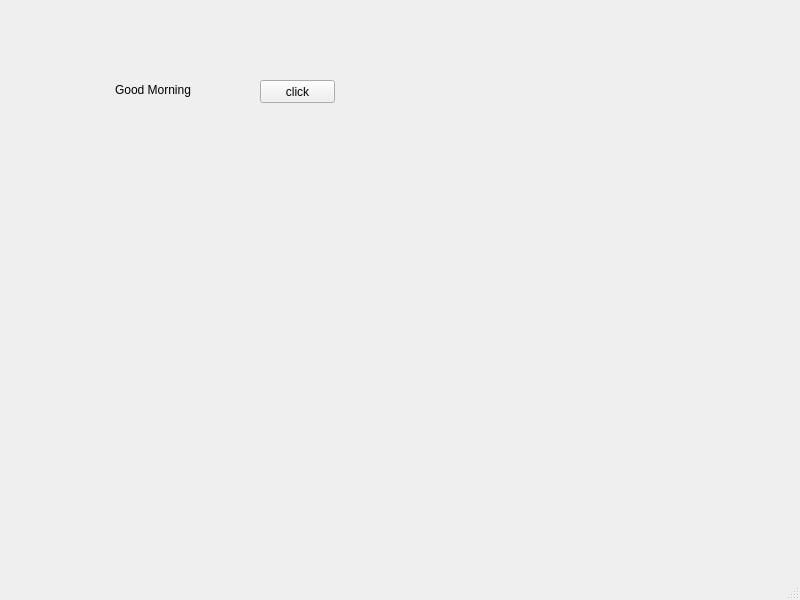
<?xml version="1.0" encoding="UTF-8"?>
<ui version="4.0">
 <class>MainWindow</class>
 <widget class="QMainWindow" name="MainWindow">
  <property name="geometry">
   <rect>
    <x>0</x>
    <y>0</y>
    <width>800</width>
    <height>600</height>
   </rect>
  </property>
  <property name="windowTitle">
   <string>MainWindow</string>
  </property>
  <widget class="QWidget" name="centralwidget">
   <widget class="QLabel" name="lbl">
    <property name="geometry">
     <rect>
      <x>115</x>
      <y>80</y>
      <width>91</width>
      <height>20</height>
     </rect>
    </property>
    <property name="text">
     <string>Good Morning</string>
    </property>
   </widget>
   <widget class="QPushButton" name="pb">
    <property name="geometry">
     <rect>
      <x>260</x>
      <y>80</y>
      <width>75</width>
      <height>23</height>
     </rect>
    </property>
    <property name="text">
     <string>click</string>
    </property>
   </widget>
  </widget>
  <widget class="QMenuBar" name="menubar">
   <property name="geometry">
    <rect>
     <x>0</x>
     <y>0</y>
     <width>800</width>
     <height>21</height>
    </rect>
   </property>
  </widget>
  <widget class="QStatusBar" name="statusbar"/>
 </widget>
 <resources/>
 <connections/>
</ui>
